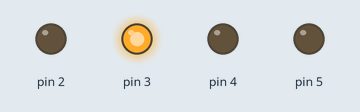
Simulated run of this sketch. Board: Arduino Uno, built with avr-gcc and run on an emulated ATmega328P. On the bench: output pins drawn as LEDs (lit = HIGH).

Above: at 0.1 s.
Timing chart, 0 to 1.6 s (numbered marks = the images above):
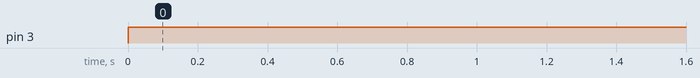

The sketch:

KIT02NaveEspacialV1.0.ino
```cpp
/*
Programa 02 Kit Iniciacion
La nave espacial.
Con 3 LED y un Pulsador
*/

int Estado = 0;

void setup() {
  // pines de los LED, definidos como salida
  pinMode(3,OUTPUT);
  pinMode(4,OUTPUT);
  pinMode(5,OUTPUT);

  // pin del pulsador, definido como entrada
  pinMode(2,OUTPUT);
}

void loop() {
  //leo lo que marca el pulsador
  Estado = digitalRead (2);

  if(Estado == LOW) {
    // si el pulsador esta apagado

    digitalWrite(3,HIGH); //LED Verde
    digitalWrite(4,LOW);  //LED Rojo
    digitalWrite(5,LOW);  //LED Rojo
    }
  else {
    // si el pulsador esta apagado
    digitalWrite(3,LOW); //LED Verde
    digitalWrite(4,LOW);  //LED Rojo
    digitalWrite(5,HIGH);  //LED Rojo

    delay (250); //Retraso de 250ms
    //conmutamos LED
    digitalWrite(4,HIGH);  //LED Rojo
    digitalWrite(5,LOW);  //LED Rojo

    delay(250);
  }

}
```

Measured:
- by itself, pin 3: LOW → HIGH at 0.00 s
